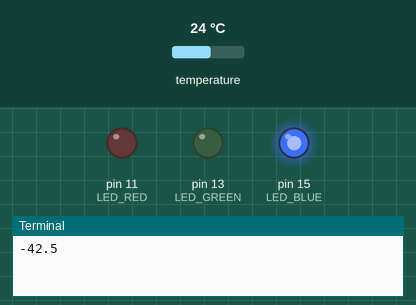
Simulated run of this program. Board: Raspberry Pi (header pin numbers). Parts: output pins drawn as LEDs (lit = HIGH), the last lines printed to the terminal. Inputs (shaded band) come from the test bench; at power-on: temperature 24 °C. Library files of the repository ran but are not shown: BMP085.py.

Above: at 1.2 s.
1.3 s: temperature set to 22.5 °C
At 6.4 s:
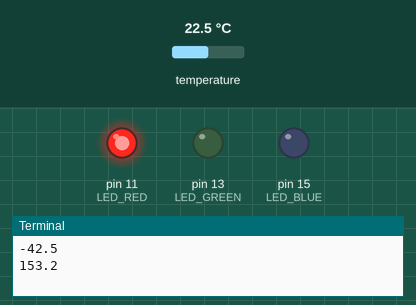
7.3 s: temperature set to 28 °C
At 10.5 s:
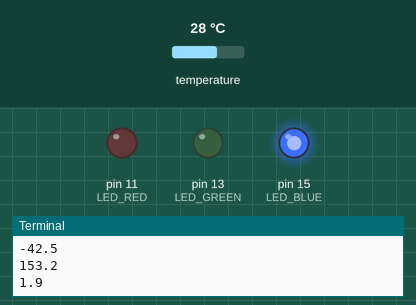
13.3 s: temperature set to 26.5 °C
At 15.7 s:
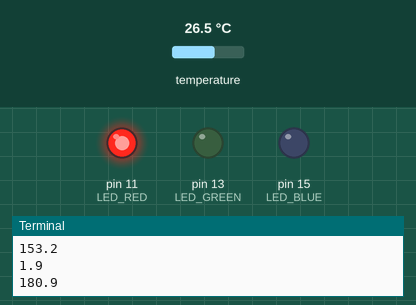
Timing chart, 0 to 17.2 s (numbered marks = the images above; inputs shaded):
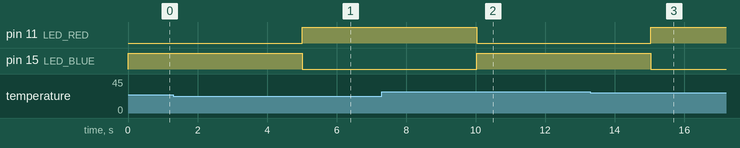

The program:

templight.py
```python
import BMP085, LedBorg, time

COLD = 14
COOL = 16
OK = 18
WARM = 20
HOT = 22

SLEEP = 5

colours = {
    COLD: "blue",
    COOL: "lightblue",
    OK: "yellow",
    WARM: "green",
    HOT: "pink",
    }

toasty = "red"

if __name__ == "__main__":
  bmp = BMP085.BMP085()
  lb = LedBorg.LedBorg()
  while True:
      temp = bmp.readTemperature()
      print temp
      if temp <= COLD:
          lb.show(colours[COLD])
      elif temp <= COOL:
          lb.show(colours[COOL])
      elif temp <= OK:
          lb.show(colours[OK])
      elif temp <= WARM:
          lb.show(colours[WARM])
      elif temp <= HOT:
          lb.show(colours[HOT])
      else:
          lb.show(toasty)
      time.sleep(SLEEP)
```

LedBorg.py
```python
#!/usr/bin/env python
import time
import sys
import RPi.GPIO as GPIO
#GPIO.setmode(GPIO.BCM)
GPIO.setmode(GPIO.BOARD)
GPIO.setwarnings(False)

# 11, 13, 15
# 17,21/27,22

BCM=False

# Set which GPIO pins the LED outputs are connected to
LED_RED = 11
LED_GREEN = 13
LED_BLUE = 15

if BCM:
    LED_RED = 17
    if GPIO.RPI_REVISION == 1:
        LED_GREEN = 21                      # Rev 1 boards
    else:
        LED_GREEN = 27                      # Rev 2 boards
    LED_BLUE = 22

# Set all of the LED pins as output pins
GPIO.setup(LED_RED, GPIO.OUT)
GPIO.setup(LED_GREEN, GPIO.OUT)
GPIO.setup(LED_BLUE, GPIO.OUT)


class LedBorg:

    colours = {"maroon":"100",
               "red":"200",
               "pink":"211",
               "olive":"110",
               "yellow":"220",
               "lightyellow":"221",
               "green":"010",
               "limegreen":"020",
               "lightgreen":"121",
               "teal":"011",
               "cyan":"022",
               "lightcyan":"122",
               "navy":"001",
               "blue":"002",
               "lightblue":"112",
               "purple":"101",
               "magenta":"202",
               "fuchsiapink":"212",
               "black":"000",
               "grey":"111",
               "white":"222",
               "azure":"012",
               "violet":"102",
               "brightpink":"201",
               "chartreuse":"120",
               "guppiegreen":"021",
               "orange":"210"}

    def show(self,name="red"):

        # Determine the pin levels
        red = GPIO.LOW
        green = GPIO.LOW
        blue = GPIO.LOW
        colour = self.colours[name]
        if len(colour) > 0:
            if colour[0] == '1' or colour[0] == '2':
                red = GPIO.HIGH
        if len(colour) > 1:
            if colour[1] == '1' or colour[1] == '2':
                green = GPIO.HIGH
        if len(colour) > 2:
            if colour[2] == '1' or colour[2] == '2':
                blue = GPIO.HIGH

        # Apply the pin levels to the correct pins
        GPIO.output(LED_RED, red)
        GPIO.output(LED_GREEN, green)
        GPIO.output(LED_BLUE, blue)

        # """Show the given colour"""
        # # Open the LedBorg driver
        # dev = open('/dev/ledborg', 'w')
        # # Set LedBorg to the new colour
        # dev.write(self.colours[colour])
        # # Close
        # dev.close()

if __name__ == "__main__":
    lb = LedBorg()
    while True:
        for colour in lb.colours:
            print colour
            lb.show(colour)
            time.sleep(10)
```

Measured:
- the behaviour switches between 23.3 and 23.2 °C on temperature (found by bisection; images 0 and 1)
- the behaviour switches between 27.2 and 27.1 °C on temperature (found by bisection; images 2 and 3)
- after the input at 1.3 s, pin 11 (LED_RED): LOW → HIGH after 3.7 s; pin 15 (LED_BLUE): HIGH → LOW after 3.7 s
- after the input at 7.3 s, pin 11 (LED_RED): HIGH → LOW after 2.7 s; pin 15 (LED_BLUE): LOW → HIGH after 2.7 s
- after the input at 13.3 s, pin 11 (LED_RED): LOW → HIGH after 1.7 s; pin 15 (LED_BLUE): HIGH → LOW after 1.7 s
